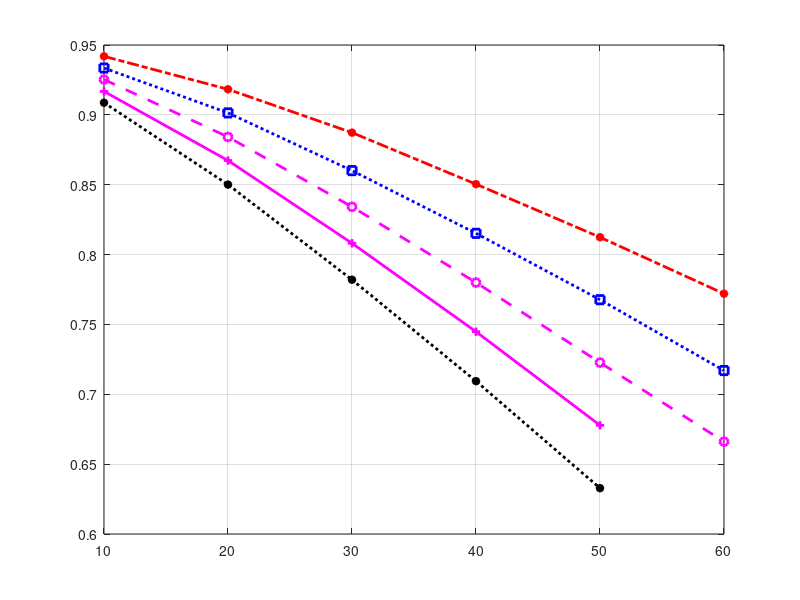

The MATLAB script that drew this image:
%R=0.0001
momen=[10 20 30 40 50 60]
hieusuat=[0.9419 0.9183 0.8873 0.8504 0.8124 0.772]
plot(momen,hieusuat,'-.r*','LineWidth',2);
%R=0.5
hold on;
momen=[10 20 30 40 50 60]
hieusuat=[0.9335 0.9014 0.8601 0.8152 0.7677 0.717]
plot(momen,hieusuat,':bs','LineWidth',2);
%R=1
hold on;grid on;
momen=[10 20 30 40 50 60]
hieusuat=[0.9253 0.8842 0.8342 0.78 0.7227 0.6661]
plot(momen,hieusuat,'--mo','LineWidth',2);
%R=1.5
momen=[10 20 30 40 50]
hieusuat=[0.9168 0.8673 0.8081 0.7448 0.6778]
plot(momen,hieusuat,'-+m','LineWidth',2);
%R=2
momen=[10 20 30 40 50]
hieusuat=[0.9087 0.8501 0.782 0.7094 0.6328]
plot(momen,hieusuat,':*k','LineWidth',2);